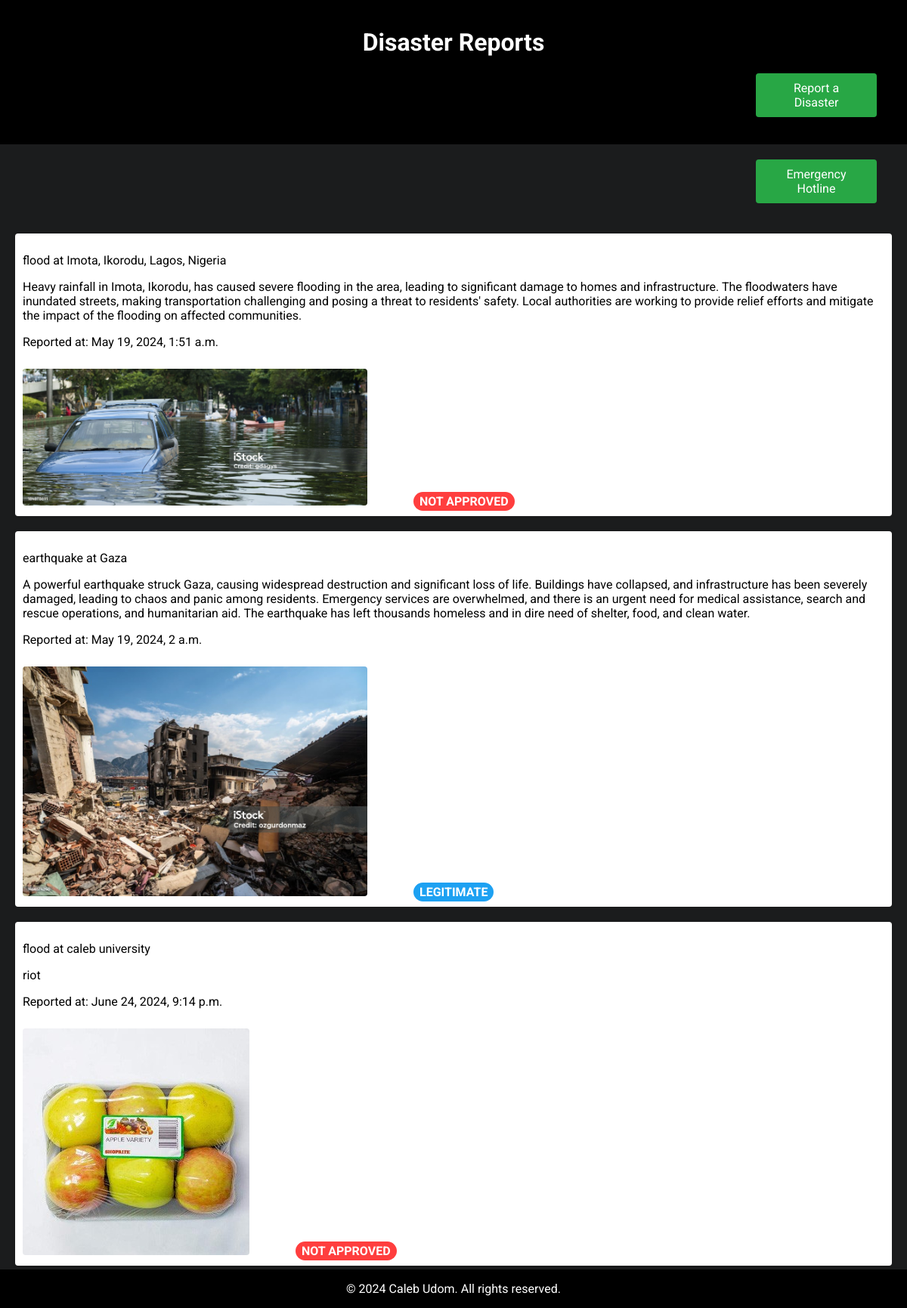
The page /reports/ on the database its author committed.
### reports/models.py (models this page shows, shortened)
class Report(models.Model):
    DISASTER_TYPE_CHOICES = [
        ('earthquake', 'Earthquake'),
        ('flood', 'Flood'),
        ('hurricane', 'Hurricane'),
        ('wildfire', 'Wildfire'),
        ('tornado', 'Tornado'),
    ]
    disaster_type = models.CharField(max_length=50, choices=DISASTER_TYPE_CHOICES)
    location = models.CharField(max_length=100)
    description = models.TextField()
    image = models.ImageField(upload_to='reports/images/', blank=True, null=True)
    date_reported = models.DateTimeField(auto_now_add=True)
    is_legitimate = models.BooleanField(default=False)

### reports/views.py (the view)
# urls.py: path('', views.index, name='index'),  # Root URL
def index(request):
    reports = Report.objects.all()
    return render(request, 'reports/index.html', {'reports': reports})

### drms/reports/templates/reports/index.html (shortened to what this page needs)
{% load static %}
<!DOCTYPE html>
<html>
<head>
    <link rel="stylesheet" type="text/css" href="{% static 'css/style.css' %}">
</head>
<body>
     <header>
        <h1>Disaster Reports</h1>
        <a href="{% url 'report' %}">Report a Disaster</a>
    </header>
    <a href="{% url 'emergency' %}">Emergency Hotline</a>
    <ul>
        {% for report in reports %}
        <li>
            <p>{{ report.disaster_type }} at {{ report.location }}</p>
            <p>{{ report.description }}</p>
            <p>Reported at: {{ report.date_reported|date:"DATETIME_FORMAT" }}</p>
            {% if report.image %}
            <img src="{{ report.image.url }}" alt="Image of {{ report.disaster_type }}">
            {% endif %}
             {% if report.is_legitimate %}
                <span class="community-note legitimate">Legitimate</span>
                {% else %}
                <span class="community-note fake-news">Not Approved</span>
                {% endif %}
        </li>
        {% endfor %}
    </ul>
    <footer>
        <p>&copy; 2024 Caleb Udom. All rights reserved.</p>
    </footer>
</body>
</html>

### reports/static/css/style.css (style rules this page uses)
body { font-family: Roboto, sans-serif; margin: 0; padding: 0; background-color: #1b1c1d; }
header { background-color: #000000; color: #ffffff; padding: 1rem 0; text-align: center; }
a { display: block; text-align: center; margin: 20px auto; margin-right: 40px; width: 10%; padding: 10px 20px; background-color: #28a745; color: #fff; text-decoration: none; border-radius: 4px; transition: background-color 0.3s ease; }
ul { list-style: none; padding: 20px; }
li { background-color: #fff; padding: 10px; margin-bottom: 20px; border-radius: 4px; box-shadow: 0 0 5px rgba(0, 0, 0, 0.1); }
img { max-width: 40%; height: 40%; border-radius: 4px; margin-top: 10px; }
footer { background-color: #000000; color: #ffffff; text-align: center; padding: 1rem 0; position: fixed; width: 100%; bottom: 0; }
footer p { margin: 0; }
.community-note { padding: 3px 8px; border-radius: 15px; font-weight: bold; text-transform: uppercase; margin-left: 5%; }
.legitimate { background-color: #1da1f2; color: white; }
.fake-news { background-color: #ff3e3e; color: white; }

### rows shown on the page
Report: disaster_type "flood", location "Imota, Ikorodu, Lagos, Nigeria", description "Heavy rainfall in Imota, Ikorodu, has caused severe flooding in the area, leading to significant damage to homes and infrastructure. The floodwaters have inundated streets, making transportation challenging and posing a threat to residents' safety. Local authorities are working to provide relief efforts and mitigate the impact of the flooding on affected communities.", date_reported "May 19, 2024, 1:51 a.m.", image (picture), is_legitimate "NOT APPROVED"
Report: disaster_type "earthquake", location "Gaza", description "A powerful earthquake struck Gaza, causing widespread destruction and significant loss of life. Buildings have collapsed, and infrastructure has been severely damaged, leading to chaos and panic among residents. Emergency services are overwhelmed, and there is an urgent need for medical assistance, search and rescue operations, and humanitarian aid. The earthquake has left thousands homeless and in dire need of shelter, food, and clean water.", date_reported "May 19, 2024, 2 a.m.", image (picture), is_legitimate "LEGITIMATE"
Report: disaster_type "flood", location "caleb university", description "riot", date_reported "June 24, 2024, 9:14 p.m.", image (picture), is_legitimate "NOT APPROVED"
